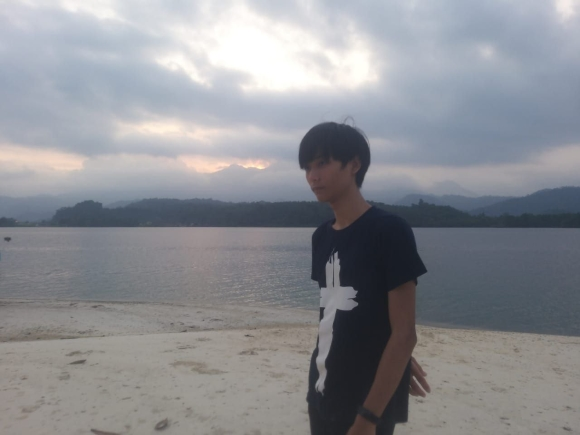
#> input picture TugasPCD_Flip/lucky.jpg, 580 x 435 px
$ python 'import cv2.py'
#> lines starting #> are read from the running program, lines starting #| are printed output that depends on the picture
import cv2

load = cv2.imread('lucky.jpg')
#> load is the input picture: shape (435, 580, 3); mean B, G, R 147.1, 142.1, 140.5
flip = cv2.flip(load, 0)
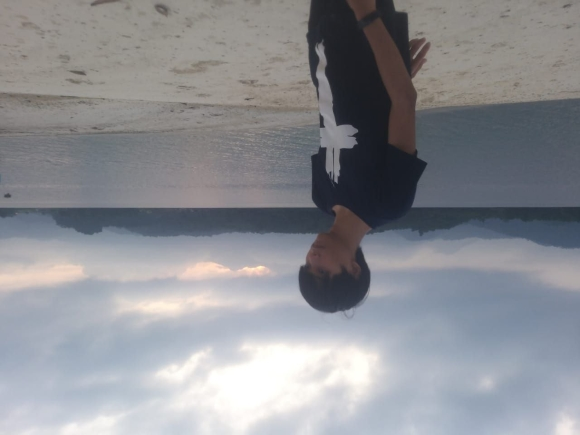
#> flip: shape (435, 580, 3); mean B, G, R 147.1, 142.1, 140.5
flip1 = cv2.flip(load, 2)
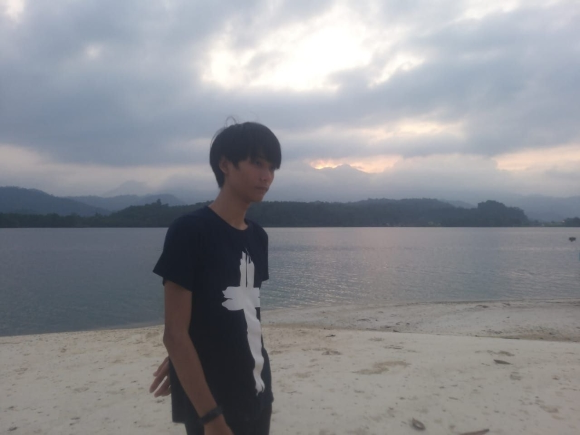
#> flip1: shape (435, 580, 3); mean B, G, R 147.1, 142.1, 140.5
flip2 = cv2.flip(load, -1)
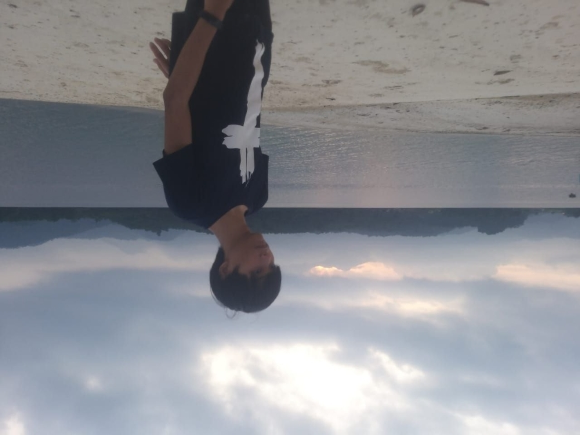
#> flip2: shape (435, 580, 3); mean B, G, R 147.1, 142.1, 140.5

cv2.imshow('Putar Gambar 0',flip)
cv2.imshow('Putar Gambar 1',flip1)
cv2.imshow('Putar Gambar -1',flip2)

cv2.waitKey(0)
cv2.destroyAllWindows()
